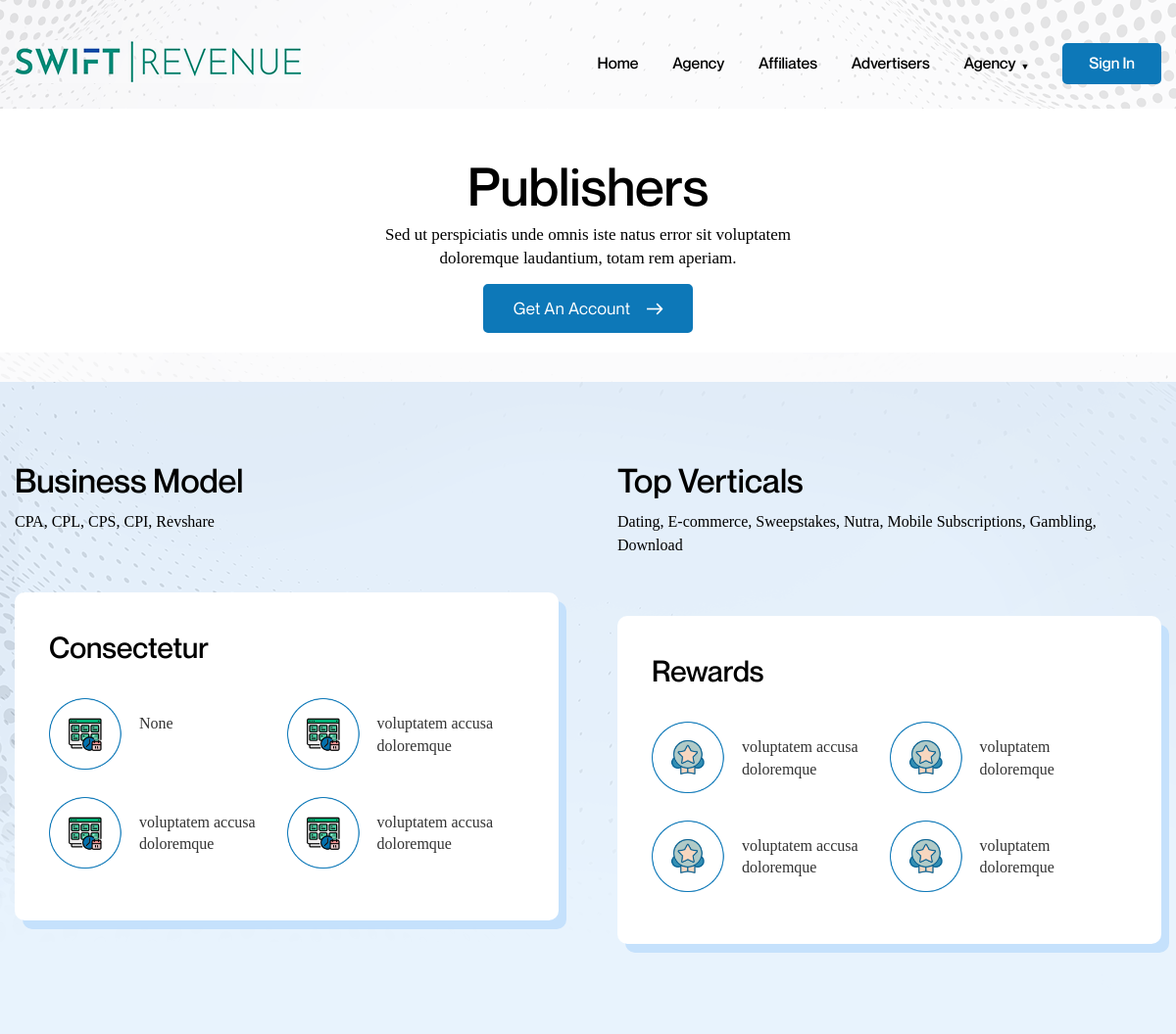
Before: /publishers (upper part) with the older database file.
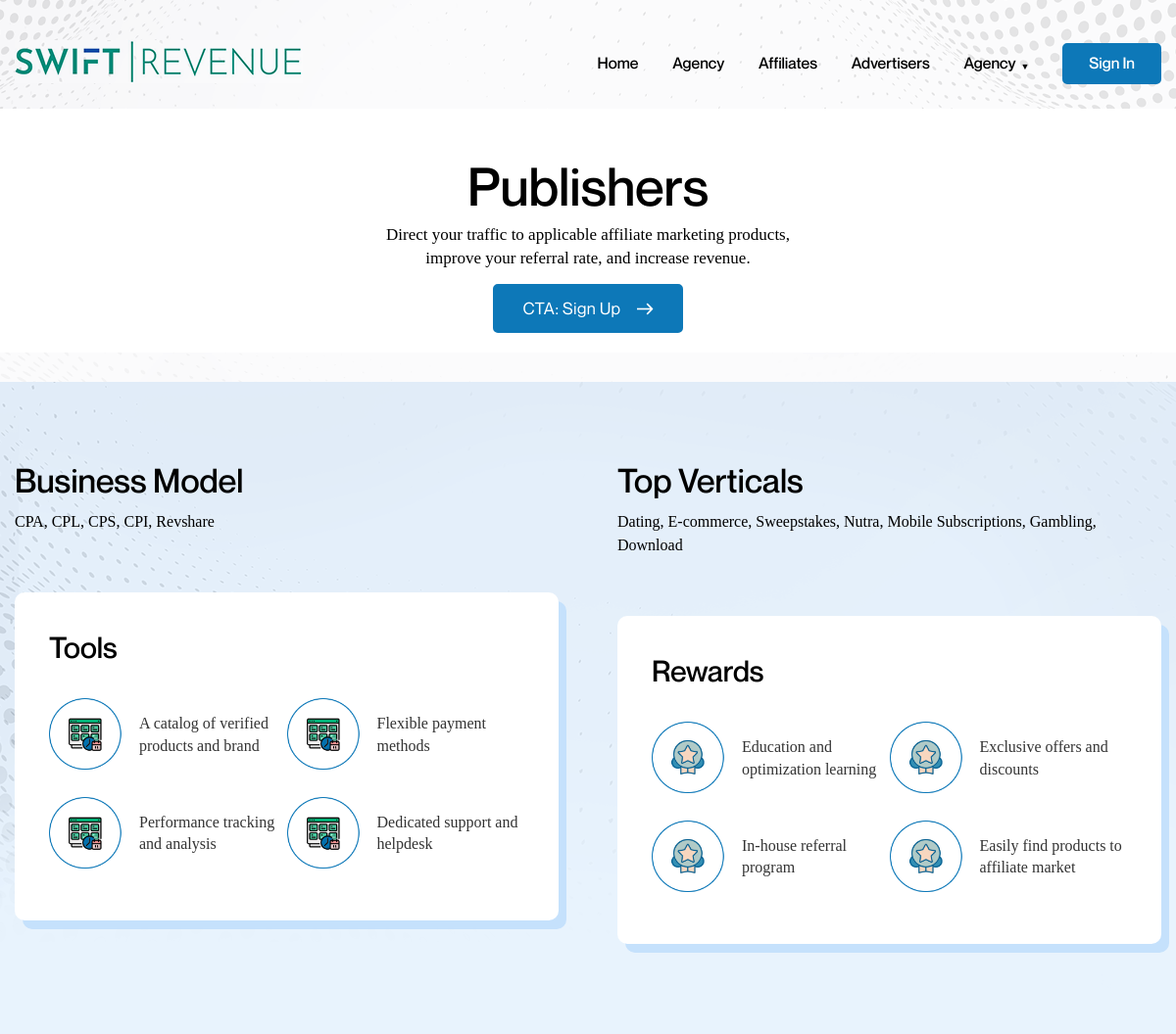
After: the same page with the newer database file.
### base/models.py (models this page shows, shortened)
class Publisher(models.Model):
    publisher_text = models.CharField(max_length=200, blank=True, null=True)
    publisher_button_text = models.CharField(max_length=200, blank=True, null=True)
    publisher_button_url=models.URLField(blank=True, null=True)
    topinfoHeading_r_main = models.CharField(max_length=200, blank=True, null=True)
    sectopinfoHeading_r_sub = models.CharField(max_length=200, blank=True, null=True)
    topinfoHeading_r_topic = models.CharField(max_length=200, blank=True, null=True)
    topinfoHeading_r1 = models.CharField(max_length=200, blank=True, null=True)
    r1_image = models.ImageField(upload_to='images/', blank=True, null=True)
    topinfoHeading_r2 = models.CharField(max_length=200, blank=True, null=True)
    r2_image = models.ImageField(upload_to='images/', blank=True, null=True)
    topinfoHeading_r3 =  models.CharField(max_length=200, blank=True, null=True)
    r3_image = models.ImageField(upload_to='images/', blank=True, null=True)
    topinfoHeading_r4 = models.CharField(max_length=200, blank=True, null=True)
    r4_image = models.ImageField(upload_to='images/', blank=True, null=True)
    topinfoHeading_l_main = models.CharField(max_length=200, blank=True, null=True)
    topinfoHeading_l_sub=models.CharField(max_length=200, blank=True, null=True)
    topinfoHeading_l_topic = models.CharField(max_length=200, blank=True, null=True)
    topinfoHeading_l1 = models.CharField(max_length=200, blank=True, null=True)
    l1_image=models.ImageField(upload_to='images/', blank=True, null=True)
    topinfoHeading_l2 = models.CharField(max_length=200, blank=True, null=True)
    l2_image = models.ImageField(upload_to='images/', blank=True, null=True)
    topinfoHeading_l3 =  models.CharField(max_length=200, blank=True, null=True)
    l3_image = models.ImageField(upload_to='images/', blank=True, null=True)
    topinfoHeading_l4 = models.CharField(max_length=200, blank=True, null=True)
    l4_image = models.ImageField(upload_to='images/', blank=True, null=True)
    businessModel2_main = models.CharField(max_length=200, blank=True, null=True)
    businessModel2_point1 = models.CharField(max_length=500, blank=True, null=True)
    point1_image = models.ImageField(upload_to='images/', blank=True, null=True)
    businessModel2_point2 = models.CharField(max_length=500, blank=True, null=True)
    point2_image1 = models.ImageField(upload_to='images/', blank=True, null=True)
    point2_image2 = models.ImageField(upload_to='images/', blank=True, null=True)
    point2_image3 = models.ImageField(upload_to='images/', blank=True, null=True)
    point2_image4 = models.ImageField(upload_to='images/', blank=True, null=True)
    point2_image5 = models.ImageField(upload_to='images/', blank=True, null=True)
    point2_image6 = models.ImageField(upload_to='images/', blank=True, null=True)
    topSpace_heading = models.CharField(max_length=500, blank=True, null=True)
    topSpace_text = models.CharField(max_length=500, blank=True, null=True)

### base/views.py (the view)
# urls.py: path('publishers', views.publishers, name='publishers'),
def publishers(request):
    context = {}
    Publishers, created = Publisher.objects.get_or_create(id=1)
    context['p'] = Publishers
    return render(request, 'publishers.html', context)

### base/templates/publishers.html (shortened to what this page needs)
{% extends 'base.html' %}
       {% load static %}
      {% block pageheading %}
    <div class="padding12LR">
<h1>Publishers</h1>
<p>{{p.publisher_text}}</p>
<a href="https://app.swiftrevenue.com/register.html" class="link">{{p.publisher_button_text}}</a>
</div>
{% endblock %}
{% block content %}
<div class="businessModel">
<div class="container">
<div class="row">
<div class="col-md-6 col-sm-12 pdright34">
<div class="topinfoHeading"><h3>{{p.topinfoHeading_l_main}}</h3><p>{{p.topinfoHeading_l_sub}}</p></div>
<div class="shadowBoxInner">
<h4>{{p.topinfoHeading_l_topic}}</h4>
<ul>
<li style="background:url('{{p.l1_image.url}}')">{{p.topinfoHeading_l1}}</li>
<li style="background:url('{{p.l2_image.url}}')">{{p.topinfoHeading_l2}}</li>
<li style="background:url('{{p.l3_image.url}}')">{{p.topinfoHeading_l3}}</li>
<li style="background:url('{{p.l4_image.url}}')">{{p.topinfoHeading_l4}}</li>
</ul>
</div>
</div>
<div class="col-md-6 col-sm-12 pdleft34">
<div class="topinfoHeading"><h3 style="">{{p.topinfoHeading_r_main}}</h3><p>{{p.sectopinfoHeading_r_sub}}</p></div>
<div class="shadowBoxInner">
<h4>{{p.sectopinfoHeading_r_topic}}
Rewards</h4>
<ul>
<li style="background:url('{{p.r1_image.url}}')">{{p.topinfoHeading_r1}}</li>
<li style="background:url('{{p.r2_image.url}}')">{{p.topinfoHeading_r2}}</li>
<li style="background:url('{{p.r3_image.url}}')">{{p.topinfoHeading_r3}}</li>
<li style="background:url('{{p.r4_image.url}}')">{{p.topinfoHeading_r4}}</li>
    </ul>
</div>
</div>
</div>
</div>
</div>
{% endblock %}

### base/templates/base.html (shortened to what this page needs)
<html>
<head>
<link rel="stylesheet" href="https://cdnjs.cloudflare.com/ajax/libs/font-awesome/4.7.0/css/font-awesome.min.css">
{% load static %}
<link href="{% static 'css/bootstrap.css' %}" rel="stylesheet">
    <link href="{% static 'css/font-awesome.css' %}" rel="stylesheet">
<link href="{% static 'css/owl.carousel.css' %}" rel="stylesheet">
    <link href="{% static 'css/owl.theme.css' %}" rel="stylesheet">
    <link rel="stylesheet" href="{% static 'css/slick-css.css' %}">
    <link rel="stylesheet" href="{% static 'css/owl.theme.css' %}">
<link href="{% static 'css/style.css' %}" rel="stylesheet"  type="text/css"/>
</head>
<body class="">
<div class="wrapper">
<div class="mainBG mainBGInner">
<div class="menuBar">
<div class="container">
<div class="row">
<div class="col-md-4 col-sm-4"><a href="{% url 'home' %}"><img src="{% static 'images/logo.png' %}" class="logoSite" /></a>
</div>
<div class="col-md-8 col-sm-8">
<div id="mySidenav" class="sidenav"><div class="callICRes slideMenu"><a style="color:#fff;" href="#">Call</a></div>
<div class="navigation">
<ul>
<li><a href="{% url 'home' %}">Home</a></li>
<li><a href="{% url 'company' %}">Agency</a></li>
<li><a href="{% url 'publishers' %}">Affiliates</a></li>
<li><a href="{% url 'advertisers' %}">Advertisers</a></li>
<li><a href="{% url 'company' %}">Agency</a>
</li>
</ul>
<ul class="hideOnres09">
<li class="menu-item-40"><a href="{% url 'login' %}">Sign In</a></li>
</ul>
</div>
</div>
</div>
</div>
</div>
</div>
    <div class="bannerPart">
     {% block pageheading %}
          {% endblock %}
</div>
</div>
      {% block content %}
          {% endblock %}
</div>
</body>
</html>

Changed rows visible on the page:
changed Publisher "Business Model": publisher_text "Sed ut perspiciatis unde omnis iste natus error sit voluptatem doloremque laudantium, totam rem aperiam." → "Direct your traffic to applicable affiliate marketing products, improve your referral rate, and increase revenue."; publisher_button_text "Get An Account" → "CTA: Sign Up"; topinfoHeading_l_topic "Consectetur" → "Tools"; topinfoHeading_l1 "None" → "A catalog of verified products and brand"; topinfoHeading_l2 "voluptatem accusa doloremque" → "Flexible payment methods"; topinfoHeading_l3 "voluptatem accusa doloremque" → "Performance tracking and analysis"; topinfoHeading_l4 "voluptatem accusa doloremque" → "Dedicated support and helpdesk"; topinfoHeading_r1 "voluptatem accusa doloremque" → "Education and optimization learning"; topinfoHeading_r2 "voluptatem doloremque" → "Exclusive offers and discounts"; topinfoHeading_r3 "voluptatem accusa doloremque" → "In-house referral program"; topinfoHeading_r4 "voluptatem doloremque" → "Easily find products to affiliate market"
